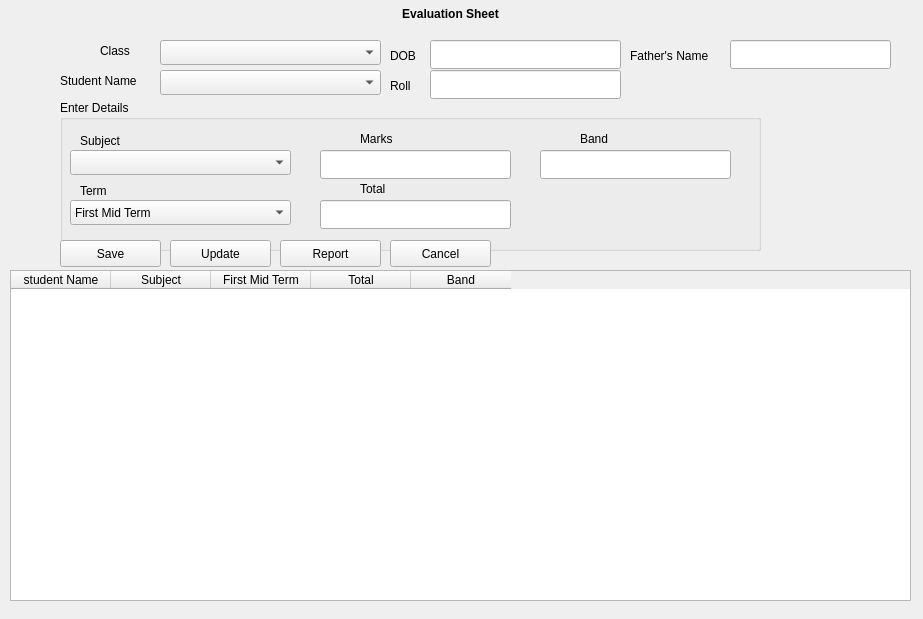
<?xml version="1.0" encoding="UTF-8"?>
<ui version="4.0">
 <class>EvaluationSheet</class>
 <widget class="QWidget" name="EvaluationSheet">
  <property name="geometry">
   <rect>
    <x>0</x>
    <y>0</y>
    <width>923</width>
    <height>619</height>
   </rect>
  </property>
  <property name="windowTitle">
   <string>Form</string>
  </property>
  <widget class="QLabel" name="label">
   <property name="geometry">
    <rect>
     <x>0</x>
     <y>-1</y>
     <width>901</width>
     <height>31</height>
    </rect>
   </property>
   <property name="text">
    <string>&lt;html&gt;&lt;head/&gt;&lt;body&gt;&lt;p align=&quot;center&quot;&gt;&lt;span style=&quot; font-weight:600;&quot;&gt;Evaluation Sheet&lt;/span&gt;&lt;/p&gt;&lt;/body&gt;&lt;/html&gt;</string>
   </property>
  </widget>
  <widget class="QLabel" name="label_3">
   <property name="geometry">
    <rect>
     <x>60</x>
     <y>70</y>
     <width>101</width>
     <height>21</height>
    </rect>
   </property>
   <property name="text">
    <string>Student Name</string>
   </property>
  </widget>
  <widget class="QComboBox" name="studentlist">
   <property name="geometry">
    <rect>
     <x>160</x>
     <y>70</y>
     <width>221</width>
     <height>25</height>
    </rect>
   </property>
  </widget>
  <widget class="QLabel" name="label_4">
   <property name="geometry">
    <rect>
     <x>390</x>
     <y>40</y>
     <width>51</width>
     <height>31</height>
    </rect>
   </property>
   <property name="text">
    <string>DOB</string>
   </property>
  </widget>
  <widget class="QLineEdit" name="txtdob">
   <property name="geometry">
    <rect>
     <x>430</x>
     <y>40</y>
     <width>191</width>
     <height>29</height>
    </rect>
   </property>
   <property name="readOnly">
    <bool>true</bool>
   </property>
  </widget>
  <widget class="QLineEdit" name="txtroll">
   <property name="geometry">
    <rect>
     <x>430</x>
     <y>70</y>
     <width>191</width>
     <height>29</height>
    </rect>
   </property>
   <property name="readOnly">
    <bool>true</bool>
   </property>
  </widget>
  <widget class="QLabel" name="label_5">
   <property name="geometry">
    <rect>
     <x>390</x>
     <y>70</y>
     <width>51</width>
     <height>31</height>
    </rect>
   </property>
   <property name="text">
    <string>Roll</string>
   </property>
  </widget>
  <widget class="QLabel" name="label_6">
   <property name="geometry">
    <rect>
     <x>630</x>
     <y>40</y>
     <width>101</width>
     <height>31</height>
    </rect>
   </property>
   <property name="text">
    <string>Father's Name</string>
   </property>
  </widget>
  <widget class="QLineEdit" name="txtfathername">
   <property name="geometry">
    <rect>
     <x>730</x>
     <y>40</y>
     <width>161</width>
     <height>29</height>
    </rect>
   </property>
   <property name="readOnly">
    <bool>true</bool>
   </property>
  </widget>
  <widget class="QGroupBox" name="groupBox">
   <property name="geometry">
    <rect>
     <x>60</x>
     <y>100</y>
     <width>701</width>
     <height>151</height>
    </rect>
   </property>
   <property name="title">
    <string>Enter Details</string>
   </property>
   <property name="flat">
    <bool>true</bool>
   </property>
   <property name="checkable">
    <bool>false</bool>
   </property>
   <widget class="QComboBox" name="subjectlist">
    <property name="geometry">
     <rect>
      <x>10</x>
      <y>50</y>
      <width>221</width>
      <height>25</height>
     </rect>
    </property>
   </widget>
   <widget class="QLabel" name="label_2">
    <property name="geometry">
     <rect>
      <x>20</x>
      <y>30</y>
      <width>61</width>
      <height>21</height>
     </rect>
    </property>
    <property name="text">
     <string>Subject</string>
    </property>
   </widget>
   <widget class="QComboBox" name="termlist">
    <property name="geometry">
     <rect>
      <x>10</x>
      <y>100</y>
      <width>221</width>
      <height>25</height>
     </rect>
    </property>
    <item>
     <property name="text">
      <string>First Mid Term</string>
     </property>
    </item>
    <item>
     <property name="text">
      <string>First Term</string>
     </property>
    </item>
    <item>
     <property name="text">
      <string>Second Mid Term</string>
     </property>
    </item>
    <item>
     <property name="text">
      <string>Second Term</string>
     </property>
    </item>
    <item>
     <property name="text">
      <string>Final Mid Term</string>
     </property>
    </item>
    <item>
     <property name="text">
      <string>Final Term</string>
     </property>
    </item>
   </widget>
   <widget class="QLabel" name="label_7">
    <property name="geometry">
     <rect>
      <x>20</x>
      <y>80</y>
      <width>61</width>
      <height>21</height>
     </rect>
    </property>
    <property name="text">
     <string>Term</string>
    </property>
   </widget>
   <widget class="QLabel" name="label_8">
    <property name="geometry">
     <rect>
      <x>300</x>
      <y>30</y>
      <width>67</width>
      <height>17</height>
     </rect>
    </property>
    <property name="text">
     <string>Marks</string>
    </property>
   </widget>
   <widget class="QLineEdit" name="txtmarks">
    <property name="geometry">
     <rect>
      <x>260</x>
      <y>50</y>
      <width>191</width>
      <height>29</height>
     </rect>
    </property>
   </widget>
   <widget class="QLabel" name="label_9">
    <property name="geometry">
     <rect>
      <x>300</x>
      <y>80</y>
      <width>67</width>
      <height>17</height>
     </rect>
    </property>
    <property name="text">
     <string>Total</string>
    </property>
   </widget>
   <widget class="QLineEdit" name="txttotal">
    <property name="geometry">
     <rect>
      <x>260</x>
      <y>100</y>
      <width>191</width>
      <height>29</height>
     </rect>
    </property>
   </widget>
   <widget class="QLabel" name="label_10">
    <property name="geometry">
     <rect>
      <x>520</x>
      <y>30</y>
      <width>67</width>
      <height>17</height>
     </rect>
    </property>
    <property name="text">
     <string>Band</string>
    </property>
   </widget>
   <widget class="QLineEdit" name="txtband">
    <property name="geometry">
     <rect>
      <x>480</x>
      <y>50</y>
      <width>191</width>
      <height>29</height>
     </rect>
    </property>
   </widget>
  </widget>
  <widget class="QComboBox" name="comboclass">
   <property name="geometry">
    <rect>
     <x>160</x>
     <y>40</y>
     <width>221</width>
     <height>25</height>
    </rect>
   </property>
  </widget>
  <widget class="QLabel" name="label_11">
   <property name="geometry">
    <rect>
     <x>100</x>
     <y>40</y>
     <width>61</width>
     <height>21</height>
    </rect>
   </property>
   <property name="text">
    <string>Class</string>
   </property>
  </widget>
  <widget class="QTableWidget" name="tableWidget">
   <property name="geometry">
    <rect>
     <x>10</x>
     <y>270</y>
     <width>901</width>
     <height>331</height>
    </rect>
   </property>
   <column>
    <property name="text">
     <string>student Name</string>
    </property>
   </column>
   <column>
    <property name="text">
     <string>Subject</string>
    </property>
   </column>
   <column>
    <property name="text">
     <string>First Mid Term</string>
    </property>
   </column>
   <column>
    <property name="text">
     <string>Total</string>
    </property>
   </column>
   <column>
    <property name="text">
     <string>Band</string>
    </property>
   </column>
  </widget>
  <widget class="QPushButton" name="pushButton">
   <property name="geometry">
    <rect>
     <x>60</x>
     <y>240</y>
     <width>101</width>
     <height>27</height>
    </rect>
   </property>
   <property name="text">
    <string>Save</string>
   </property>
  </widget>
  <widget class="QPushButton" name="pushButton_2">
   <property name="geometry">
    <rect>
     <x>170</x>
     <y>240</y>
     <width>101</width>
     <height>27</height>
    </rect>
   </property>
   <property name="text">
    <string>Update</string>
   </property>
  </widget>
  <widget class="QPushButton" name="pushButton_3">
   <property name="geometry">
    <rect>
     <x>280</x>
     <y>240</y>
     <width>101</width>
     <height>27</height>
    </rect>
   </property>
   <property name="text">
    <string>Report</string>
   </property>
  </widget>
  <widget class="QPushButton" name="pushButton_4">
   <property name="geometry">
    <rect>
     <x>390</x>
     <y>240</y>
     <width>101</width>
     <height>27</height>
    </rect>
   </property>
   <property name="text">
    <string>Cancel</string>
   </property>
  </widget>
 </widget>
 <resources/>
 <connections/>
</ui>
